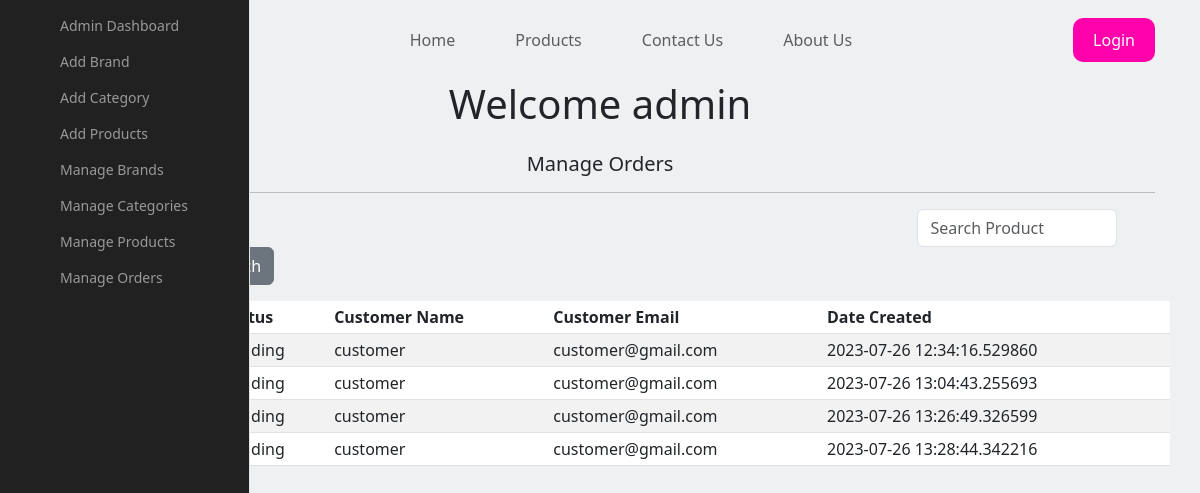
Before: /admin/orders with the older database file.
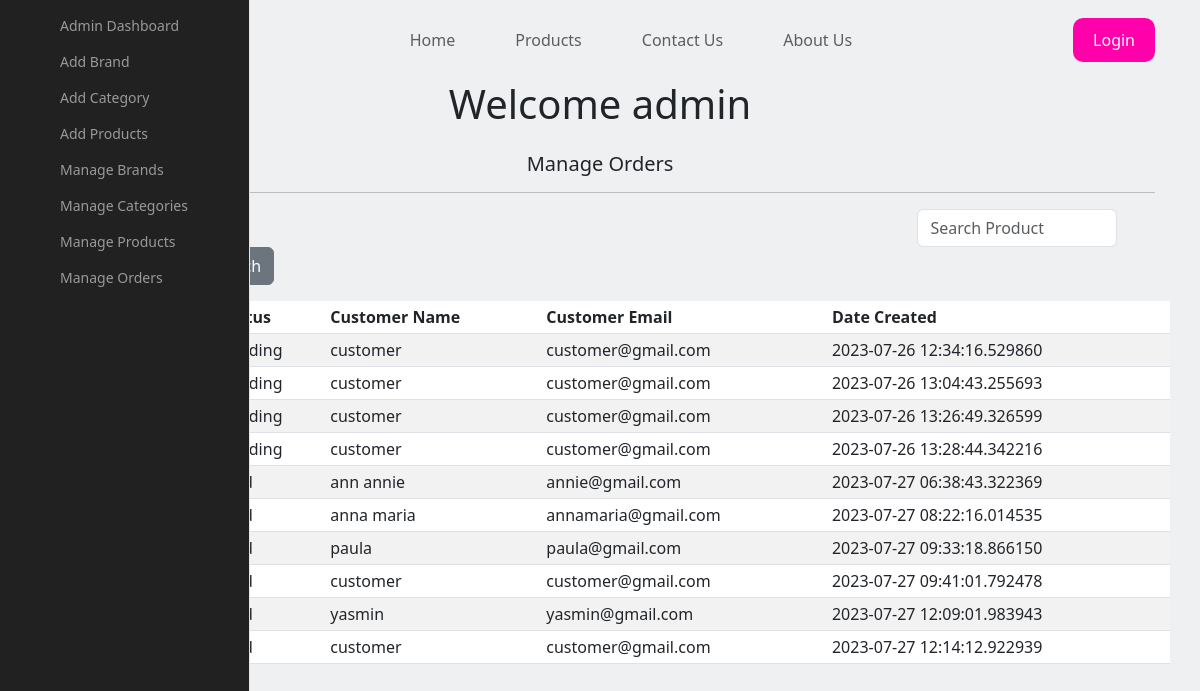
After: the same page with the newer database file.
### shop/customers/model.py (models this page shows, shortened)
class CustomerOrder(db.Model):
    id = db.Column(db.Integer, primary_key=True)
    invoice = db.Column(db.String(20), unique=True, nullable=False)
    status = db.Column(db.String(20), default='Pending', nullable=False)
    customer_id = db.Column(db.Integer, db.ForeignKey('register.id'),unique=False, nullable=False)
    date_created = db.Column(db.DateTime, default=datetime.utcnow, nullable=False)
    orders = db.Column(JsonEncodedDict)

class Register(db.Model, UserMixin):
    id = db.Column(db.Integer, primary_key=True)
    name = db.Column(db.String(50), unique=False)
    username = db.Column(db.String(50), unique=True)
    email = db.Column(db.String(100), unique=True)
    password = db.Column(db.String(200), unique=False)
    country = db.Column(db.String(50), unique=False)
    city = db.Column(db.String(50), unique=False)
    contact = db.Column(db.String(50), unique=False)
    address = db.Column(db.String(50), unique=False)
    zipcode = db.Column(db.String(50), unique=False)
    profile = db.Column(db.String(200), unique=False, default='profile.jpg')
    date_created = db.Column(db.DateTime, nullable=False, default=datetime.utcnow)
    orders = db.relationship('CustomerOrder', backref='customer')

### shop/customers/routes.py (the view)
@app.route('/admin/orders')
def admin_orders():
    orders = CustomerOrder.query.all()
    return render_template('admin/orders.html', orders=orders)

### shop/customers/model.py (called while the page is built)
    def process_result_value(self, value, dialect):
        if value is None:
            return {}
        else:
            return json.loads(value)

### shop/templates/admin/orders.html (shortened to what this page needs)
{% extends 'layout.html' %}
{% block content %}
<div class="landing-page">
    <header>
        <div class="container">
            <a href="{{url_for('home')}}" class="logo">MOCHI <b>MOCHI</b></a>
            <ul class="links">
                <li><a href="{{url_for('home')}}">Home</a></li>
                <li><a href="{{url_for('products')}}">Products</a></li>
                <li><a href="{{url_for('contact')}}">Contact Us</a></li>
                <li><a href="{{url_for('about')}}">About Us</a></li>
            </ul>
            {% if current_user.is_authenticated %}
            <a href="{{ url_for('admin_logout') }}" class="logout-link">Logout</a>
            {% else %}
            <a href="{{ url_for('login') }}" class="logout-link">Login</a>
            {% endif %}
        </div>
    </header>
</div>
    <nav class="main-menu">
    <ul>
        <li>
            <a href="{{url_for('dashboard')}}">
            <i class="fa fa-home fa-2x"></i>
            <span class="nav-text">
                Admin Dashboard
            </span>
            </a>
        </li>
        <li>
            <a href="{{url_for('addbrand')}}">
            <i class="fa fa-home fa-2x"></i>
            <span class="nav-text">
                Add Brand
            </span>
            </a>
        </li>
        <li>
            <a href="{{url_for('addcategory')}}">
            <i class="fa fa-home fa-2x"></i>
            <span class="nav-text">
                Add Category
            </span>
            </a>
        </li>
        <li>
            <a href="{{url_for('addproduct')}}">
            <i class="fa fa-home fa-2x"></i>
            <span class="nav-text">
                Add Products
            </span>
            </a>
        </li>
        <li>
            <a href="{{url_for('brands')}}">
            <i class="fa fa-home fa-2x"></i>
            <span class="nav-text">
                Manage Brands
            </span>
            </a>
        </li>
        <li>
            <a href="{{url_for('category')}}">
            <i class="fa fa-home fa-2x"></i>
            <span class="nav-text">
                Manage Categories
            </span>
            </a>
        </li>
        <li>
            <a href="{{url_for('adminpage')}}">
            <i class="fa fa-home fa-2x"></i>
            <span class="nav-text">
                Manage Products
            </span>
            </a>
        </li>
        <li>
            <a href="{{url_for('admin_orders')}}">
                <i class="fa fa-home fa-2x"></i>
                <span class="nav-text">
                    Manage Orders
                </span>
            </a>
        </li>
    </ul>
    </nav>
<div class="container">
    <div class="text-center h1">Welcome admin</div>
    <div class="text-center h5 mt-4">Manage Orders</div>
    <hr>
    <div class="container">
        <div class="dashboard-button">
        <a href="{{url_for('dashboard')}}", class="btn btn-sm btn-outline-secondary" style="margin-left: 0px">Back to dashboard</a>
        <form class="form-inline my-2 my-lg-0">
            <input class="dashboard-search-form search-form form-control mr-sn-2" type="search" placeholder="Search Product" aria-label="Search">
            <button class="dashboard-search-button search-button btn btn-secondary my-2 my-sm-0" type="submit">Search</button>
        </form>
    </div>
    <table class="table table-sm table-condensed table-striped table-hover mt-3">
        <thead>
            <tr>
                <th>Invoice</th>
                <th>Status</th>
                <th>Customer Name</th>
                <th>Customer Email</th>
                <th>Date Created</th>
            </tr>
        </thead>
        <tbody>
            {% for order in orders %}
            <tr>
                <td>{{ order.invoice }}</td>
                <td>{{ order.status }}</td>
                <td>{{ order.customer.name }}</td>
                <td>{{ order.customer.email }}</td>
                <td>{{ order.date_created }}</td>
            </tr>
            {% endfor %}
        </tbody>
    </table>
</div>
{% endblock %}

### shop/templates/layout.html (shortened to what this page needs)
<!DOCTYPE html>
<html lang="en">
  <head>
    <link href="{{ url_for('static', filename='css/bootstrap.min.css')}}" rel="stylesheet">
  </head>
  <body>
    {% block content %}{% endblock content %}
  </body>
</html>

Changed rows visible on the page:
added CustomerOrder: customer.name "ann annie", customer.email "annie@gmail.com", date_created "2023-07-27 06:38:43.322369"
added CustomerOrder: customer.name "anna maria", customer.email "annamaria@gmail.com", date_created "2023-07-27 08:22:16.014535"
added CustomerOrder: customer.name "paula", customer.email "paula@gmail.com", date_created "2023-07-27 09:33:18.866150"
added CustomerOrder: customer.name "customer", customer.email "customer@gmail.com", date_created "2023-07-27 09:41:01.792478"
added CustomerOrder: customer.name "yasmin", customer.email "yasmin@gmail.com", date_created "2023-07-27 12:09:01.983943"
added CustomerOrder: customer.name "customer", customer.email "customer@gmail.com", date_created "2023-07-27 12:14:12.922939"
